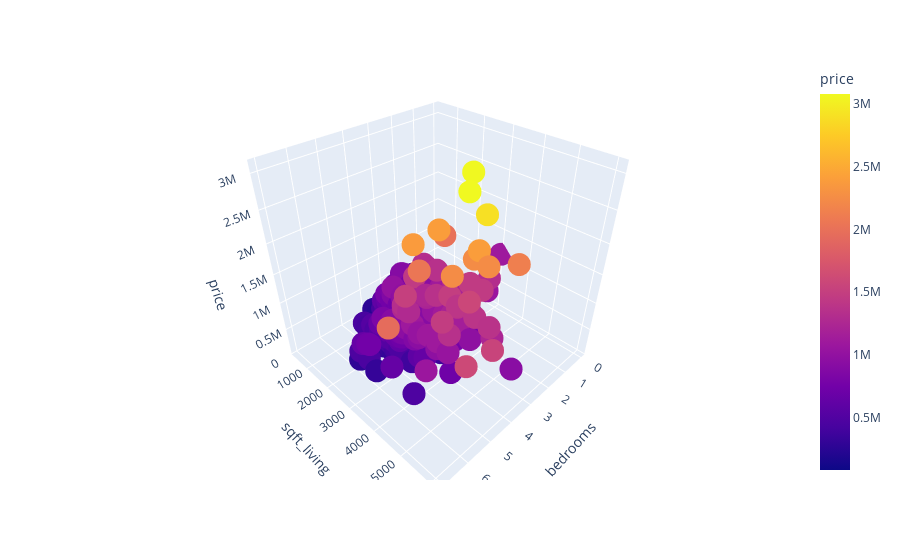

The code cell stored with this chart in its notebook:
### Code cell
import plotly.express as px

fig = px.scatter_3d(df, x='bedrooms', y='sqft_living', z='price',
              color='price')
fig.show()

### Figure 1 — Plotly figure (JSON) as saved in the notebook; plotly's stock layout.template omitted (floating-point values rounded to 4 significant figures; data arrays with more than 128 entries replaced by an {"elided": "..."} marker saying what was removed)
{"data": [{"hovertemplate": "bedrooms=%{x}<br>sqft_living=%{y}<br>price=%{marker.color}<extra></extra>", "legendgroup": "", "marker": {"color": {"elided": "999 int values"}, "coloraxis": "coloraxis", "symbol": "circle"}, "mode": "markers", "name": "", "scene": "scene", "showlegend": false, "type": "scatter3d", "x": {"elided": "999 int values"}, "y": {"elided": "999 int values"}, "z": {"elided": "999 int values"}}], "layout": {"coloraxis": {"colorbar": {"title": {"text": "price"}}, "colorscale": [[0, "#0d0887"], [0.1111, "#46039f"], [0.2222, "#7201a8"], [0.3333, "#9c179e"], [0.4444, "#bd3786"], [0.5556, "#d8576b"], [0.6667, "#ed7953"], [0.7778, "#fb9f3a"], [0.8889, "#fdca26"], [1, "#f0f921"]]}, "legend": {"tracegroupgap": 0}, "margin": {"t": 60}, "scene": {"domain": {"x": [0, 1], "y": [0, 1]}, "xaxis": {"title": {"text": "bedrooms"}}, "yaxis": {"title": {"text": "sqft_living"}}, "zaxis": {"title": {"text": "price"}}}}}
